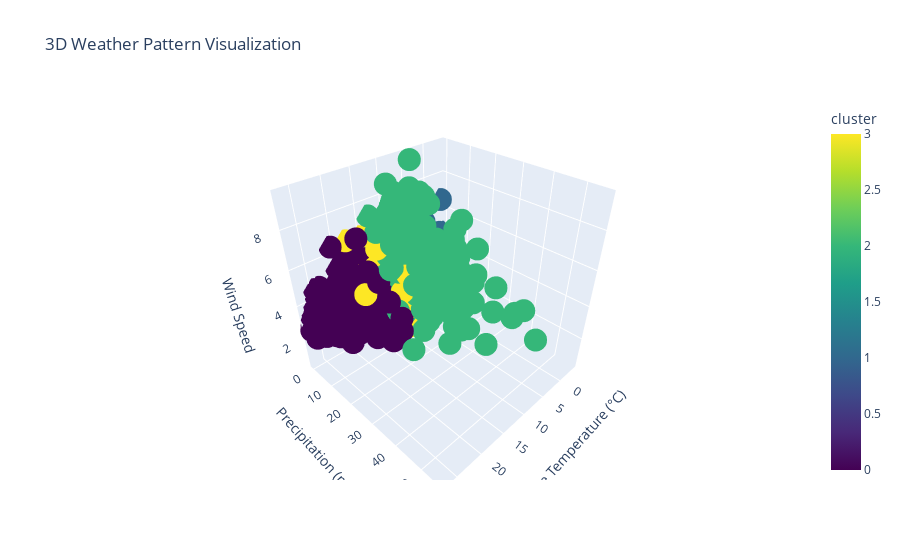

Here is the notebook cell this chart was saved with:
### Code cell
# Exercise 11: Advanced Pattern Recognition in Seattle Weather Data

# 1. Data Preprocessing with more features
features = df_interpolated[['temp_max', 'temp_min', 'avg_temp', 'precipitation', 'wind']]

# Add seasonal features using sine and cosine transforms
df_interpolated['day_of_year'] = df_interpolated['date'].dt.dayofyear
df_interpolated['season_sin'] = np.sin(2 * np.pi * df_interpolated['day_of_year']/365)
df_interpolated['season_cos'] = np.cos(2 * np.pi * df_interpolated['day_of_year']/365)

# Add these seasonal features to the clustering
features['season_sin'] = df_interpolated['season_sin']
features['season_cos'] = df_interpolated['season_cos']

# Scale features
scaler = StandardScaler()
scaled_features = scaler.fit_transform(features)

# 2. Determine optimal number of clusters using elbow method
inertias = []
K = range(1, 11)
for k in K:
    kmeans = KMeans(n_clusters=k, random_state=42)
    kmeans.fit(scaled_features)
    inertias.append(kmeans.inertia_)

# Plot elbow curve
plt.figure(figsize=(10, 6))
plt.plot(K, inertias, 'bx-')
plt.xlabel('k')
plt.ylabel('Inertia')
plt.title('Elbow Method For Optimal k')
plt.show()

# 3. Perform K-means clustering with optimal k
n_clusters = 4  # Based on elbow curve
kmeans = KMeans(n_clusters=n_clusters, random_state=42)
df_interpolated['cluster'] = kmeans.fit_predict(scaled_features)

# 4. Enhanced visualizations

# 4.1 Temperature vs Precipitation with improved styling
plt.figure(figsize=(12, 8))
scatter = plt.scatter(df_interpolated['avg_temp'], 
                     df_interpolated['precipitation'],
                     c=df_interpolated['cluster'],
                     cmap='viridis',
                     alpha=0.6,
                     s=50)  # Increased point size
plt.title('Weather Patterns: Temperature vs Precipitation', fontsize=14)
plt.xlabel('Average Temperature (°C)', fontsize=12)
plt.ylabel('Precipitation (mm)', fontsize=12)
cbar = plt.colorbar(scatter, label='Cluster')
cbar.set_label('Weather Pattern Cluster', fontsize=10)
plt.grid(True, alpha=0.3)
plt.show()

# 4.2 Interactive 3D scatter plot using Plotly
fig = px.scatter_3d(df_interpolated, 
                    x='avg_temp', 
                    y='precipitation', 
                    z='wind',
                    color='cluster',
                    title='3D Weather Pattern Visualization',
                    labels={'avg_temp': 'Average Temperature (°C)',
                           'precipitation': 'Precipitation (mm)',
                           'wind': 'Wind Speed'},
                    color_continuous_scale='viridis')
fig.show()

# 4.3 Seasonal pattern analysis
plt.figure(figsize=(15, 6))
plt.scatter(df_interpolated['date'], 
           df_interpolated['avg_temp'],
           c=df_interpolated['cluster'],
           cmap='viridis',
           alpha=0.6,
           s=30)
plt.title('Weather Patterns Over Time', fontsize=14)
plt.xlabel('Date', fontsize=12)
plt.ylabel('Average Temperature (°C)', fontsize=12)
plt.colorbar(label='Weather Pattern Cluster')
plt.grid(True, alpha=0.3)
plt.show()

# 5. Enhanced cluster analysis
cluster_analysis = df_interpolated.groupby('cluster').agg({
    'temp_max': ['mean', 'std'],
    'temp_min': ['mean', 'std'],
    'precipitation': ['mean', 'std'],
    'wind': ['mean', 'std'],
    'weather': lambda x: x.mode().iloc[0],
    'quarter': lambda x: x.mode().iloc[0]
}).round(2)

print("\nDetailed Cluster Analysis:")
print(cluster_analysis)

# 6. Monthly pattern distribution
monthly_patterns = pd.crosstab(df_interpolated['date'].dt.month, df_interpolated['cluster'])
plt.figure(figsize=(12, 6))
monthly_patterns.plot(kind='bar', stacked=True)
plt.title('Distribution of Weather Patterns by Month', fontsize=14)
plt.xlabel('Month', fontsize=12)
plt.ylabel('Number of Days', fontsize=12)
plt.legend(title='Weather Pattern')
plt.grid(True, alpha=0.3)
plt.tight_layout()
plt.show()

# 7. Print comprehensive interpretation
print("\nComprehensive Weather Pattern Analysis:")
for cluster in range(n_clusters):
    cluster_data = df_interpolated[df_interpolated['cluster'] == cluster]
    print(f"\nWeather Pattern {cluster}:")
    print(f"Number of days: {len(cluster_data)} ({len(cluster_data)/len(df_interpolated)*100:.1f}%)")
    print(f"Temperature range: {cluster_data['temp_min'].mean():.1f}°C to {cluster_data['temp_max'].mean():.1f}°C")
    print(f"Precipitation: {cluster_data['precipitation'].mean():.1f}mm (±{cluster_data['precipitation'].std():.1f}mm)")
    print(f"Wind speed: {cluster_data['wind'].mean():.1f} (±{cluster_data['wind'].std():.1f})")
    print(f"Most common weather: {cluster_data['weather'].mode().iloc[0]}")
    print(f"Most common quarter: {cluster_data['quarter'].mode().iloc[0]}")
    print(f"Most common months: {', '.join(cluster_data['date'].dt.month.mode().astype(str))}")

### Figure 1 — Plotly figure (JSON) as saved in the notebook; plotly's stock layout.template omitted (floating-point values rounded to 4 significant figures; data arrays with more than 128 entries replaced by an {"elided": "..."} marker saying what was removed)
{"data": [{"hovertemplate": "Average Temperature (°C)=%{x}<br>Precipitation (mm)=%{y}<br>Wind Speed=%{z}<br>cluster=%{marker.color}<extra></extra>", "legendgroup": "", "marker": {"color": {"elided": "1461 int values"}, "coloraxis": "coloraxis", "symbol": "circle"}, "mode": "markers", "name": "", "scene": "scene", "showlegend": false, "type": "scatter3d", "x": {"elided": "1461 float values"}, "y": {"elided": "1461 float values"}, "z": {"elided": "1461 float values"}}], "layout": {"coloraxis": {"colorbar": {"title": {"text": "cluster"}}, "colorscale": [[0, "#440154"], [0.1111, "#482878"], [0.2222, "#3e4989"], [0.3333, "#31688e"], [0.4444, "#26828e"], [0.5556, "#1f9e89"], [0.6667, "#35b779"], [0.7778, "#6ece58"], [0.8889, "#b5de2b"], [1, "#fde725"]]}, "legend": {"tracegroupgap": 0}, "scene": {"domain": {"x": [0, 1], "y": [0, 1]}, "xaxis": {"title": {"text": "Average Temperature (°C)"}}, "yaxis": {"title": {"text": "Precipitation (mm)"}}, "zaxis": {"title": {"text": "Wind Speed"}}}, "title": {"text": "3D Weather Pattern Visualization"}}}
